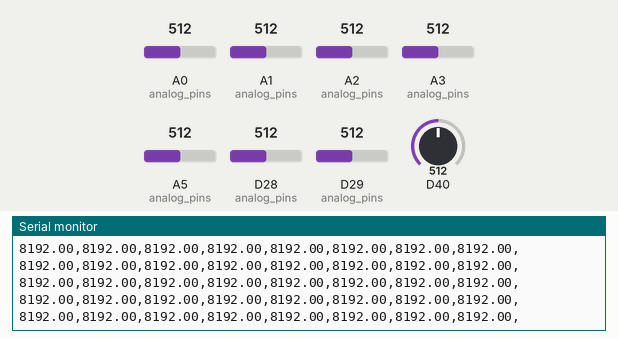
Simulated run of this sketch. Board: Arduino Zero (SAMD21). On the bench: the last lines printed to the serial monitor. Inputs (shaded band) come from the test bench; at power-on: A0 (analog_pins) = 512, A1 (analog_pins) = 512, A2 (analog_pins) = 512, A3 (analog_pins) = 512, A5 (analog_pins) = 512, D28 (analog_pins) = 512, D29 (analog_pins) = 512, D40 = 512 (analog values on the 0–1023 scale).

Above: at 1.2 s.
1.3 s: A0 (analog_pins) set to 716
At 1.47 s:
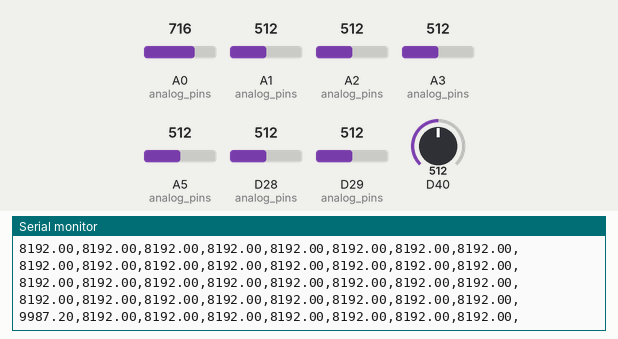
2.8 s: A1 (analog_pins) set to 716
At 2.87 s:
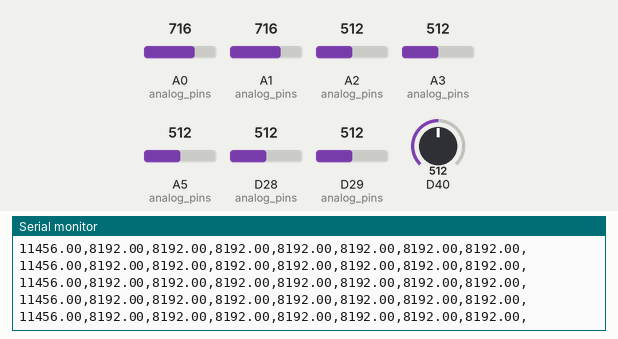
4.3 s: A2 (analog_pins) set to 716
At 4.42 s:
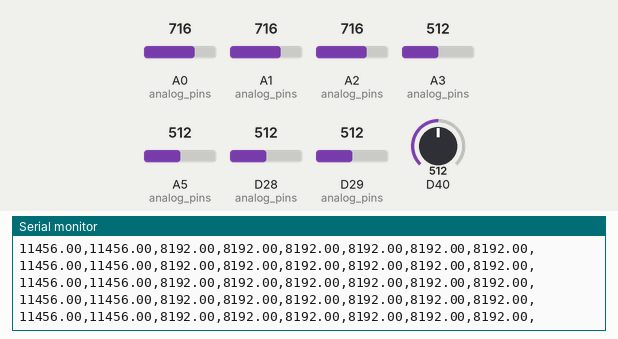
5.8 s: A3 (analog_pins) set to 716
At 5.82 s:
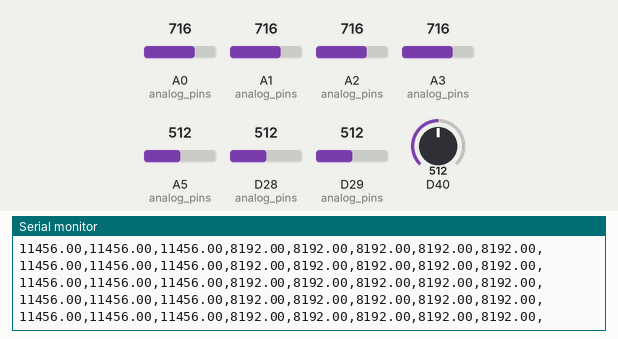
7.3 s: A5 (analog_pins) set to 716
At 7.36 s:
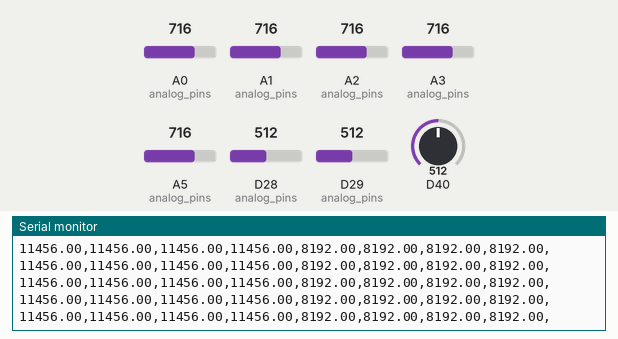
8.8 s: D28 (analog_pins) set to 716
At 8.9 s:
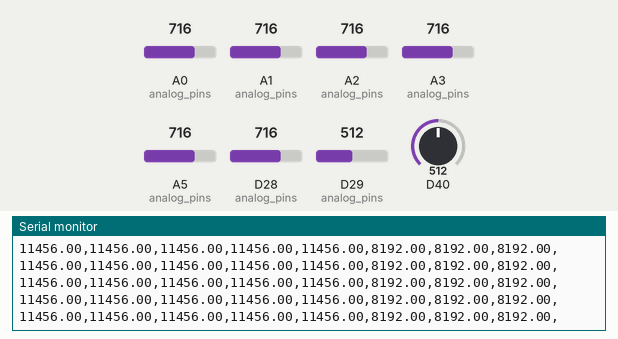
Timing chart, 0 to 11.3 s (numbered marks = the images above; inputs shaded):
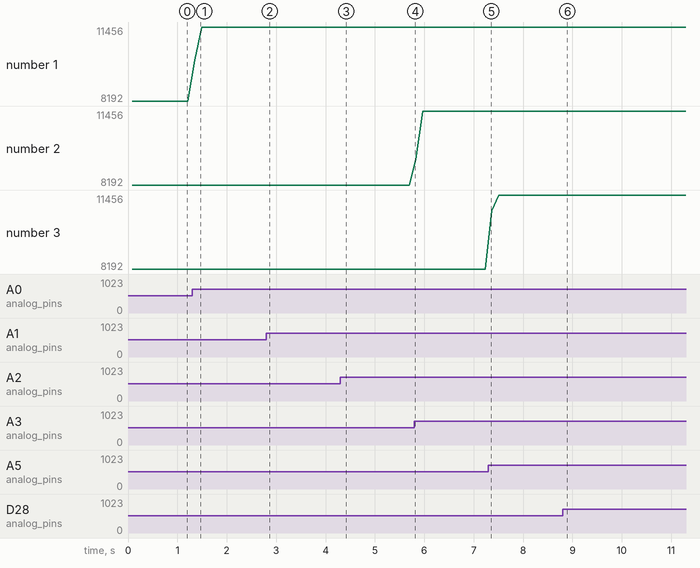

The sketch:

artemis_code_mark1.ino
```cpp
#define RFIX 22000
#define VDD 3.3
#define SAMPLES 100
#define NUMSENSOR 8
#define SAMPLE_DELAY 50 //ms
#define WINDOW_SIZE 10 //size of sliding window for sliding average
struct sensor{
  int pin;
  double sum;
  double reading [SAMPLES];
};

int sensorPtr;
sensor sensorArray [NUMSENSOR];
int samplePtr;
double window [NUMSENSOR][WINDOW_SIZE];

void setup() {
  analogReadResolution(14);
  Serial.begin(115200);
  uint8_t analog_pins[] = {A0,A1,A2,A3,A5,A14,A15,A16};
  for (sensorPtr=0; sensorPtr<NUMSENSOR; sensorPtr++){
    sensor sTemp = {analog_pins[sensorPtr], 0, * new double [SAMPLES]};
    sensorArray[sensorPtr] = sTemp;
  }
  sensorPtr = 0;
  samplePtr = 0;
}

void loop() {
  double sVolt;
  double reading;
  for (int i=0; i<SAMPLES; i++){
    for(int j=0; j<NUMSENSOR; j++){
//      sVolt = VDD * (analogRead(sensorArray[j].pin)/16384.0);
//      reading = ((VDD-sVolt)*RFIX)/(sVolt);
//      sensorArray[j].reading[i] = reading;
      reading = analogRead(sensorArray[j].pin);
      sensorArray[j].sum = reading + sensorArray[j].sum;
    }
  }
  for (int i = 0; i < NUMSENSOR; i++){
    Serial.print(sensorArray[i].sum / SAMPLES);
    sensorArray[i].sum = 0;
    Serial.print(",");
  }
  Serial.println();
  delay(SAMPLE_DELAY);
}
```

Measured:
- after the input at 1.3 s, the serial monitor: prints a new line after 0.05 s (image 1)
- plotted number 1: 8192 → 11456 after the input at 1.3 s
